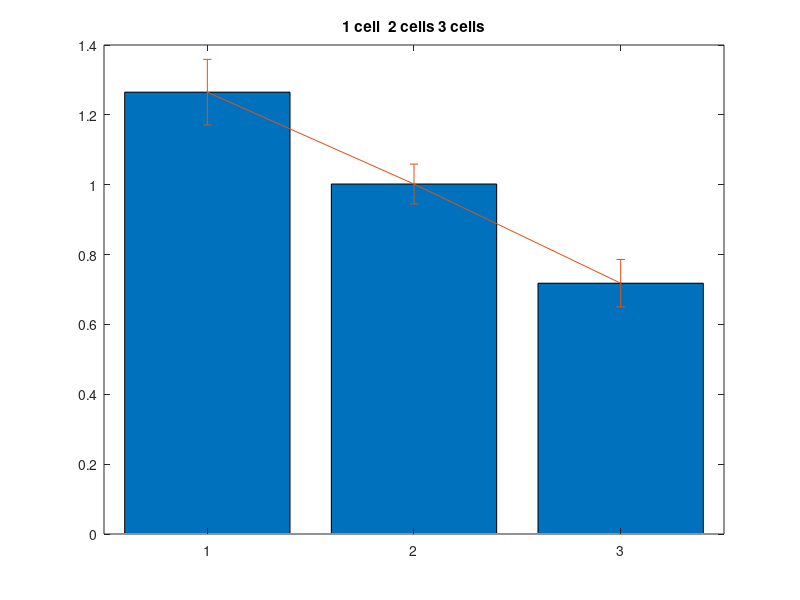

The MATLAB script that drew this image: (Note: this script raises an error after producing the figure.)

clear all

Nbars=3;%n bars to plot


Gbar(1:Nbars)=0;
GbarStd(1:Nbars)=0;
ErLow(1:Nbars)=0;
ErHigh(1:Nbars)=0;

N=1;
Gbar(N)=1.265;% one cell
GbarStd(N)=0.188;


N=N+1;  % two cells
Gbar(N)=1.002;
GbarStd(N)=0.114;


N=N+1;
Gbar(N)=0.718;% 3 cells
GbarStd(N)=0.136;

% 
% N=N+1;  %Metolachlore 3h14
% Gbar(N)=1.;
% GbarStd(N)=0.637;
% 
% 
% 
% N=N+1;  %Penconazone 3h16m
% Gbar(N)=1.772;
% GbarStd(N)=0.146;
% % 
% % 
% 
% N=N+1;  %Terbutryn
% Gbar(N)=1.719;
% GbarStd(N)=0.453;


for N=1:Nbars
    ErLow(N)=(GbarStd(N)/2);
    ErHigh(N)=(GbarStd(N)/2);
end;

figure
bar(Gbar)

title('1 cell  2 cells 3 cells')

hold on


er = errorbar(1:Nbars,Gbar,ErLow,ErHigh);    
er.Color = [1 0 0];                            
er.LineStyle = 'none';  
grid on

hold off




